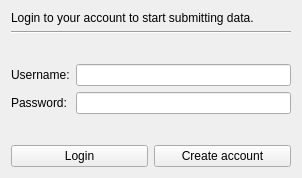
<?xml version="1.0" encoding="UTF-8"?>
<ui version="4.0">
 <class>Form</class>
 <widget class="QWidget" name="Form">
  <property name="geometry">
   <rect>
    <x>0</x>
    <y>0</y>
    <width>302</width>
    <height>178</height>
   </rect>
  </property>
  <property name="windowTitle">
   <string>Login</string>
  </property>
  <layout class="QVBoxLayout" name="verticalLayout_2">
   <item>
    <layout class="QVBoxLayout" name="verticalLayout">
     <item>
      <widget class="QLabel" name="label">
       <property name="text">
        <string>Login to your account to start submitting data.</string>
       </property>
      </widget>
     </item>
     <item>
      <widget class="Line" name="line">
       <property name="orientation">
        <enum>Qt::Horizontal</enum>
       </property>
      </widget>
     </item>
     <item>
      <spacer name="verticalSpacer">
       <property name="orientation">
        <enum>Qt::Vertical</enum>
       </property>
       <property name="sizeHint" stdset="0">
        <size>
         <width>20</width>
         <height>40</height>
        </size>
       </property>
      </spacer>
     </item>
     <item>
      <layout class="QFormLayout" name="formLayout">
       <property name="fieldGrowthPolicy">
        <enum>QFormLayout::AllNonFixedFieldsGrow</enum>
       </property>
       <item row="0" column="0">
        <widget class="QLabel" name="usernameLabel">
         <property name="text">
          <string>Username:</string>
         </property>
        </widget>
       </item>
       <item row="0" column="1">
        <widget class="QLineEdit" name="usernameLineEdit"/>
       </item>
       <item row="1" column="0">
        <widget class="QLabel" name="passwordLabel">
         <property name="text">
          <string>Password:</string>
         </property>
        </widget>
       </item>
       <item row="1" column="1">
        <widget class="QLineEdit" name="passwordLineEdit">
         <property name="echoMode">
          <enum>QLineEdit::Password</enum>
         </property>
        </widget>
       </item>
      </layout>
     </item>
     <item>
      <spacer name="verticalSpacer_2">
       <property name="orientation">
        <enum>Qt::Vertical</enum>
       </property>
       <property name="sizeHint" stdset="0">
        <size>
         <width>20</width>
         <height>40</height>
        </size>
       </property>
      </spacer>
     </item>
     <item>
      <layout class="QHBoxLayout" name="horizontalLayout">
       <item>
        <widget class="QPushButton" name="pushButton_2">
         <property name="text">
          <string>Login</string>
         </property>
        </widget>
       </item>
       <item>
        <widget class="QPushButton" name="pushButton">
         <property name="text">
          <string>Create account</string>
         </property>
        </widget>
       </item>
      </layout>
     </item>
    </layout>
   </item>
  </layout>
 </widget>
 <resources/>
 <connections/>
</ui>
